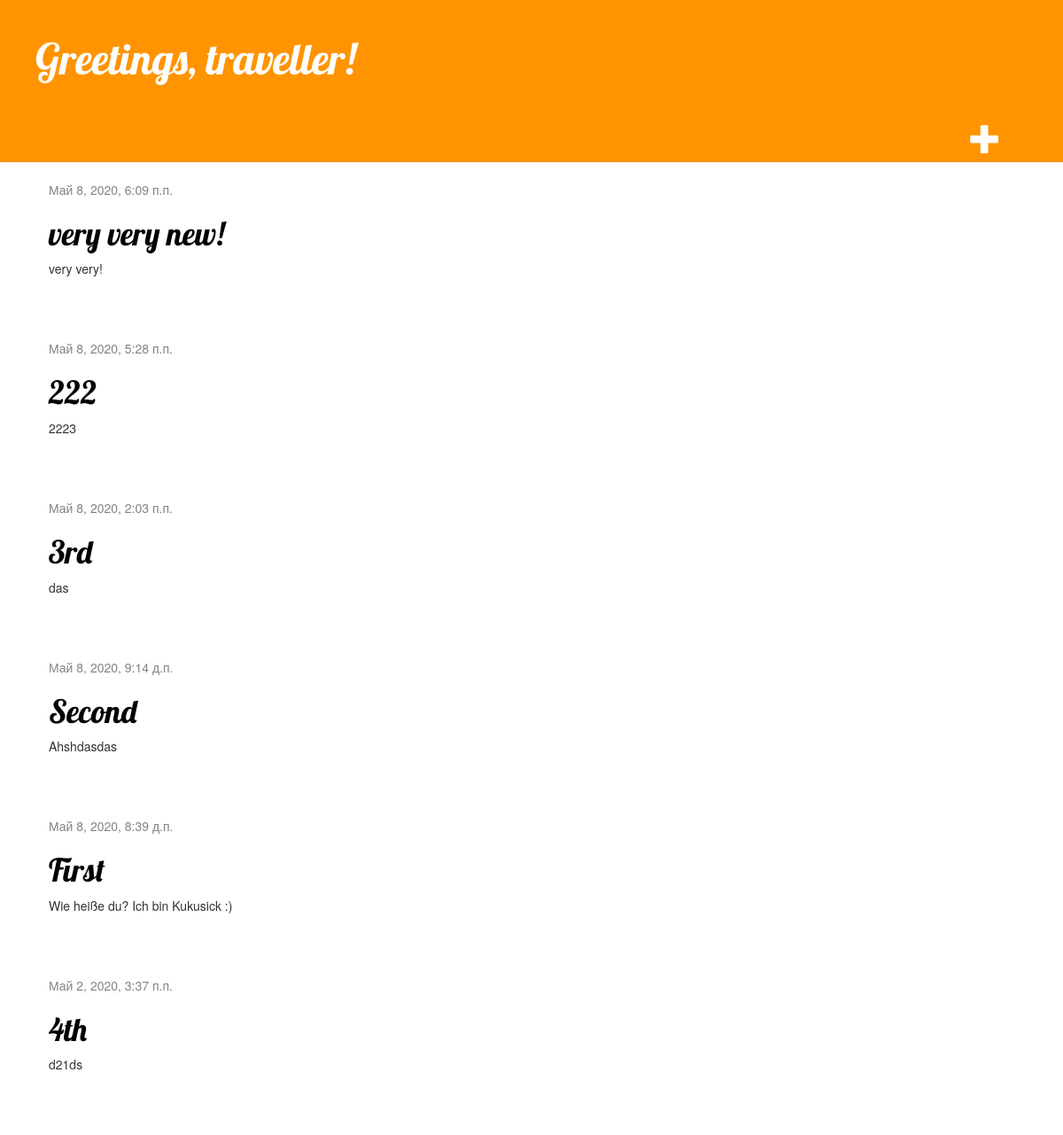
The page / on the database its author committed.
### blog/models.py (models this page shows, shortened)
class Post(models.Model):
    title = models.CharField(max_length=50)
    text = models.TextField(max_length=100)
    published_date = models.DateTimeField(default=timezone.now)
    content = HTMLField()

### blog/views.py (the view)
# urls.py: path('', views.post_list, name='post_list'),
def post_list(request):
    posts = Post.objects.filter(published_date__lte=timezone.now()).order_by('published_date').reverse()
    return render(request, 'blog/post_list.html', {'posts': posts})

### blog/templates/blog/post_list.html
{% extends 'blog/base.html' %}
{% block content %}
{% for post in posts %}
<div class="post">
    <div class="date">
        {{ post.published_date }}
    </div>
    <h1><a href="{% url 'post_detail' pk=post.pk %}">{{ post.title }}</a></h1>
    <p>{{ post.text|linebreaksbr }}</p>
</div>
{% endfor %}
{% endblock %}

### blog/templates/blog/base.html (shortened to what this page needs)
<!DOCTYPE html>
{% load static %}
<html>
<head>
    <link rel="stylesheet" href="//maxcdn.bootstrapcdn.com/bootstrap/3.2.0/css/bootstrap.min.css">
    <link rel="stylesheet" href="//maxcdn.bootstrapcdn.com/bootstrap/3.2.0/css/bootstrap-theme.min.css">
    <link rel="stylesheet" href="{% static 'css/blog.css' %}">
</head>
<body>
<body>
<div class="page-header">
    <h1><a href="/">Greetings, traveller!</a></h1>
    <div class="btnbt">
            <a href="{% url 'post_new' %}" class="top-menu"><span class="glyphicon glyphicon-plus"></span></a>
    </div>
</div>
<div class="content container">
    <div class="row">
        <div class="col-md-8">
            {% block content %}
            {% endblock %}
        </div>
    </div>
</div>
</body>
</body>
</html>

### blog/static/css/blog.css (style rules this page uses)
.page-header { background-color: #ff9400; margin-top: 0; padding: 20px 20px 20px 40px; }
.page-header h1, .page-header h1 a, .page-header h1 a:visited, .page-header h1 a:active { color: #ffffff; font-size: 36pt; text-decoration: none; }
.content { margin-left: 40px; }
h1, h2, h3, h4 { font-family: 'Lobster', cursive; }
.date { color: #828282; }
.top-menu, .top-menu:hover, .top-menu:visited { color: #ffffff; float: right; font-size: 26pt; margin-right: 20px; }
.post { margin-bottom: 70px; }
.post h1 a, .post h1 a:visited { color: #000000; }
.btnbt { padding: 30px; }

### rows shown on the page
Post: published_date "Май 8, 2020, 6:09 п.п.", title "very very new!", text "very very!"
Post: published_date "Май 8, 2020, 5:28 п.п.", title "222", text "2223"
Post: published_date "Май 8, 2020, 2:03 п.п.", title "3rd", text "das"
Post: published_date "Май 8, 2020, 9:14 д.п.", title "Second", text "Ahshdasdas"
Post: published_date "Май 8, 2020, 8:39 д.п.", title "First", text "Wie heiße du? Ich bin Kukusick :)"
Post: published_date "Май 2, 2020, 3:37 п.п.", title "4th", text "d21ds"
